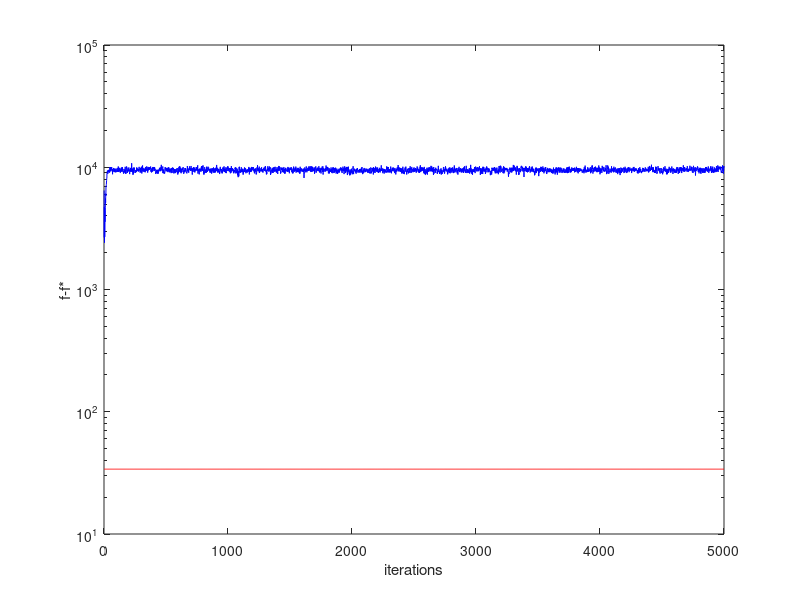

Write the MATLAB code that produced this figure.
clear 
clc
rng(1)
m = 100; % The number of data (row)
n = 500; % The number of variables (column)
A = normrnd(0, 1, [m,n]); % generate data
L = max(eig(A' * A));
A = A / sqrt(L);
b = normrnd(0, 25, [m,1]); % generate random coefficient
b = b / sqrt(L);
L = max(eig(A' * A));
la = 4;
K = 5000;
x0 = 1 * ones(n,1);
x_k1 = x0;
y_k1 = x0;
cost1 = zeros(K-1,1);
cost2 = zeros(K-1,1);
error = zeros(K-1,1);
z = x0;
t1 = 1;
r = 4;
s = 1 / L ;
x_k_1 = x0;
y_k_1 = x0;

for j = 1: K
    beta = (j-1)/(j+r-1);
    x_k_2 = y_k_1 - s * (A' * A * y_k_1 - A' * b + la * sign(y_k_1)) ;
    y_k_2 = x_k_2 + beta * (x_k_2 - x_k_1);
    %t(j) = j * sqrt(s);
    cost2(j) = 0.5 * norm(A * x_k_2 - b)^2 + la * norm(x_k_2, 1);
    x_k_1 = x_k_2;  
    y_k_1 = y_k_2;
end

for i = 1: K
    z = (y_k1 - L^-1 * A' * (A * y_k1 - b));
    x_k2 = max(abs(z) - la * L^-1, 0) .* sign(z);
    t2 = (1 + sqrt(1 + 4 * t1^2)) / 2;
    y_k2 = x_k1 + (t1 - 1) * t2^-1 * (x_k2 - x_k1);
    cost1(i) = 0.5 * norm(A * x_k2 - b, 2)^2 + la * norm(x_k2, 1);
    t1 = t2;
    x_k1 = x_k2;
    y_k1 = y_k2;
end

iteration = linspace(1,K,K);

figure(1)
semilogy(iteration,cost1,'color','red')
hold on
semilogy(iteration,cost2,'color','blue')
xlabel('iterations')
ylabel('f-f*')


% A' * (A * x_k1 - b)
